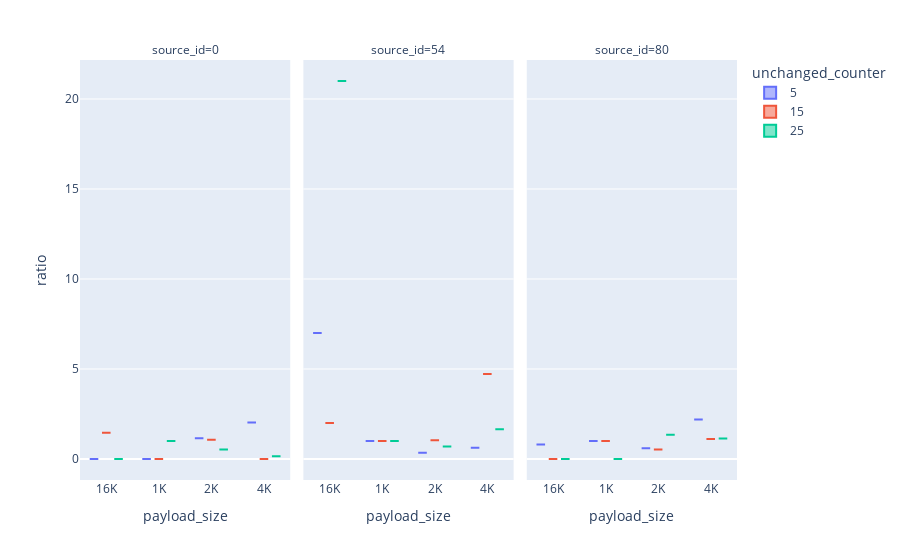

The code cell stored with this chart in its notebook:
### Code cell
fig = px.box(
    count_df,
    x="payload_size",
    y="ratio", 
    color="unchanged_counter",
    facet_col="source_id"
)
fig

### Figure 1 — Plotly figure (JSON) as saved in the notebook; plotly's stock layout.template omitted (floating-point values rounded to 4 significant figures)
{"data": [{"alignmentgroup": "True", "hovertemplate": "unchanged_counter=5<br>source_id=0<br>payload_size=%{x}<br>ratio=%{y}<extra></extra>", "legendgroup": "5", "marker": {"color": "#636efa"}, "name": "5", "notched": false, "offsetgroup": "5", "orientation": "v", "showlegend": true, "type": "box", "x": ["16K", "1K", "2K", "4K"], "x0": " ", "xaxis": "x", "y": [0, 0, 1.154, 2.029], "y0": " ", "yaxis": "y"}, {"alignmentgroup": "True", "hovertemplate": "unchanged_counter=5<br>source_id=54<br>payload_size=%{x}<br>ratio=%{y}<extra></extra>", "legendgroup": "5", "marker": {"color": "#636efa"}, "name": "5", "notched": false, "offsetgroup": "5", "orientation": "v", "showlegend": false, "type": "box", "x": ["16K", "1K", "2K", "4K"], "x0": " ", "xaxis": "x2", "y": [7, 1, 0.3514, 0.623], "y0": " ", "yaxis": "y2"}, {"alignmentgroup": "True", "hovertemplate": "unchanged_counter=5<br>source_id=80<br>payload_size=%{x}<br>ratio=%{y}<extra></extra>", "legendgroup": "5", "marker": {"color": "#636efa"}, "name": "5", "notched": false, "offsetgroup": "5", "orientation": "v", "showlegend": false, "type": "box", "x": ["16K", "1K", "2K", "4K"], "x0": " ", "xaxis": "x3", "y": [0.8, 1, 0.6, 2.194], "y0": " ", "yaxis": "y3"}, {"alignmentgroup": "True", "hovertemplate": "unchanged_counter=15<br>source_id=0<br>payload_size=%{x}<br>ratio=%{y}<extra></extra>", "legendgroup": "15", "marker": {"color": "#EF553B"}, "name": "15", "notched": false, "offsetgroup": "15", "orientation": "v", "showlegend": true, "type": "box", "x": ["16K", "1K", "2K", "4K"], "x0": " ", "xaxis": "x", "y": [1.462, 0, 1.076, 0], "y0": " ", "yaxis": "y"}, {"alignmentgroup": "True", "hovertemplate": "unchanged_counter=15<br>source_id=54<br>payload_size=%{x}<br>ratio=%{y}<extra></extra>", "legendgroup": "15", "marker": {"color": "#EF553B"}, "name": "15", "notched": false, "offsetgroup": "15", "orientation": "v", "showlegend": false, "type": "box", "x": ["16K", "1K", "2K", "4K"], "x0": " ", "xaxis": "x2", "y": [2, 1, 1.043, 4.727], "y0": " ", "yaxis": "y2"}, {"alignmentgroup": "True", "hovertemplate": "unchanged_counter=15<br>source_id=80<br>payload_size=%{x}<br>ratio=%{y}<extra></extra>", "legendgroup": "15", "marker": {"color": "#EF553B"}, "name": "15", "notched": false, "offsetgroup": "15", "orientation": "v", "showlegend": false, "type": "box", "x": ["16K", "1K", "2K", "4K"], "x0": " ", "xaxis": "x3", "y": [0, 1, 0.527, 1.105], "y0": " ", "yaxis": "y3"}, {"alignmentgroup": "True", "hovertemplate": "unchanged_counter=25<br>source_id=0<br>payload_size=%{x}<br>ratio=%{y}<extra></extra>", "legendgroup": "25", "marker": {"color": "#00cc96"}, "name": "25", "notched": false, "offsetgroup": "25", "orientation": "v", "showlegend": true, "type": "box", "x": ["16K", "1K", "2K", "4K"], "x0": " ", "xaxis": "x", "y": [0, 1, 0.527, 0.1591], "y0": " ", "yaxis": "y"}, {"alignmentgroup": "True", "hovertemplate": "unchanged_counter=25<br>source_id=54<br>payload_size=%{x}<br>ratio=%{y}<extra></extra>", "legendgroup": "25", "marker": {"color": "#00cc96"}, "name": "25", "notched": false, "offsetgroup": "25", "orientation": "v", "showlegend": false, "type": "box", "x": ["16K", "1K", "2K", "4K"], "x0": " ", "xaxis": "x2", "y": [21, 1, 0.6892, 1.647], "y0": " ", "yaxis": "y2"}, {"alignmentgroup": "True", "hovertemplate": "unchanged_counter=25<br>source_id=80<br>payload_size=%{x}<br>ratio=%{y}<extra></extra>", "legendgroup": "25", "marker": {"color": "#00cc96"}, "name": "25", "notched": false, "offsetgroup": "25", "orientation": "v", "showlegend": false, "type": "box", "x": ["16K", "1K", "2K", "4K"], "x0": " ", "xaxis": "x3", "y": [0, 0, 1.34, 1.135], "y0": " ", "yaxis": "y3"}], "layout": {"annotations": [{"font": {}, "showarrow": false, "text": "source_id=0", "x": 0.16, "xanchor": "center", "xref": "paper", "y": 1, "yanchor": "bottom", "yref": "paper"}, {"font": {}, "showarrow": false, "text": "source_id=54", "x": 0.5, "xanchor": "center", "xref": "paper", "y": 1, "yanchor": "bottom", "yref": "paper"}, {"font": {}, "showarrow": false, "text": "source_id=80", "x": 0.84, "xanchor": "center", "xref": "paper", "y": 1, "yanchor": "bottom", "yref": "paper"}], "boxmode": "group", "legend": {"title": {"text": "unchanged_counter"}, "tracegroupgap": 0}, "margin": {"t": 60}, "xaxis": {"anchor": "y", "domain": [0, 0.32], "title": {"text": "payload_size"}}, "xaxis2": {"anchor": "y2", "domain": [0.34, 0.66], "matches": "x", "title": {"text": "payload_size"}}, "xaxis3": {"anchor": "y3", "domain": [0.68, 1.0], "matches": "x", "title": {"text": "payload_size"}}, "yaxis": {"anchor": "x", "domain": [0, 1], "title": {"text": "ratio"}}, "yaxis2": {"anchor": "x2", "domain": [0, 1], "matches": "y", "showticklabels": false}, "yaxis3": {"anchor": "x3", "domain": [0, 1], "matches": "y", "showticklabels": false}}}
